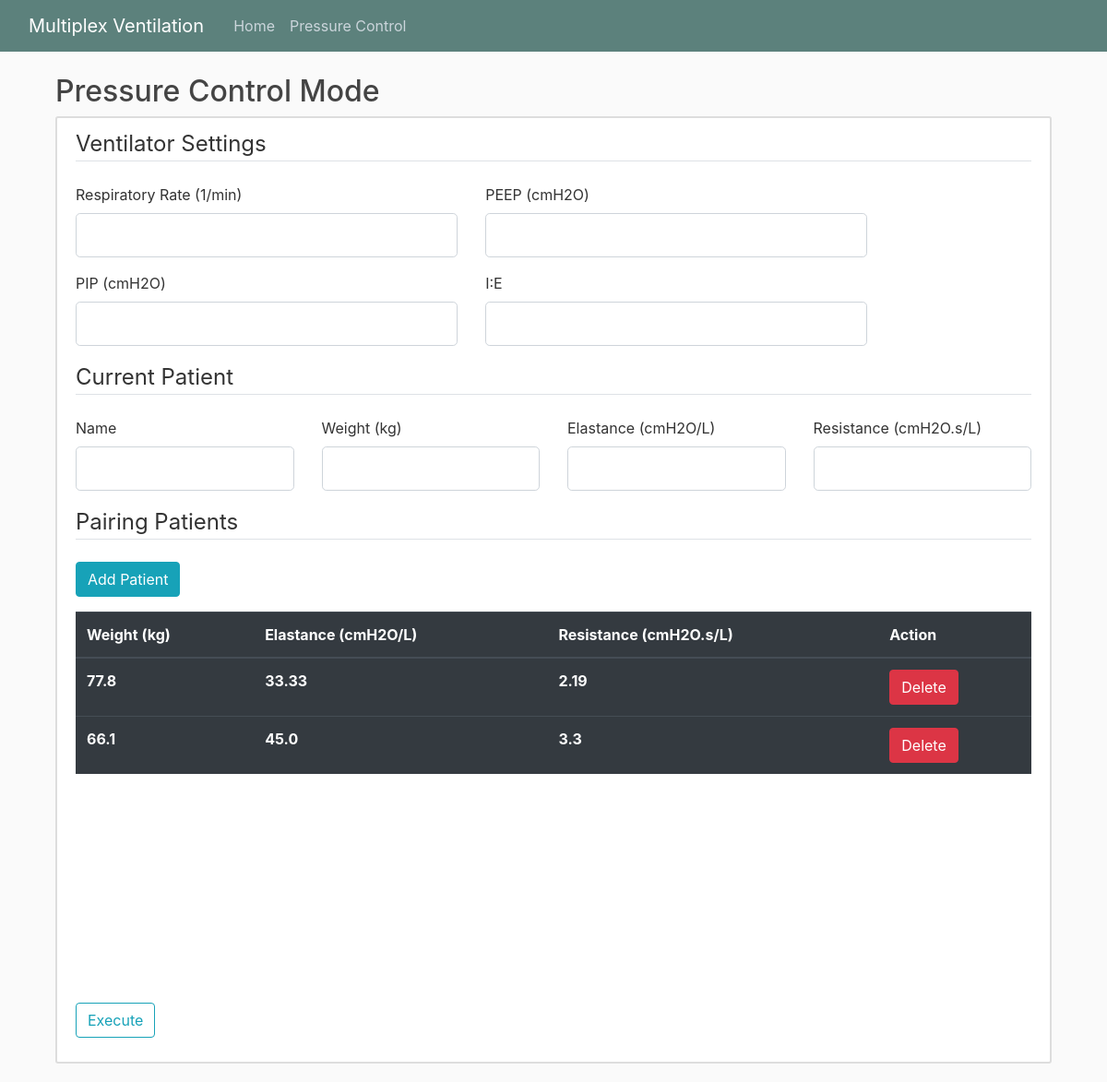
Page /pressurecontrol on the earlier database version.
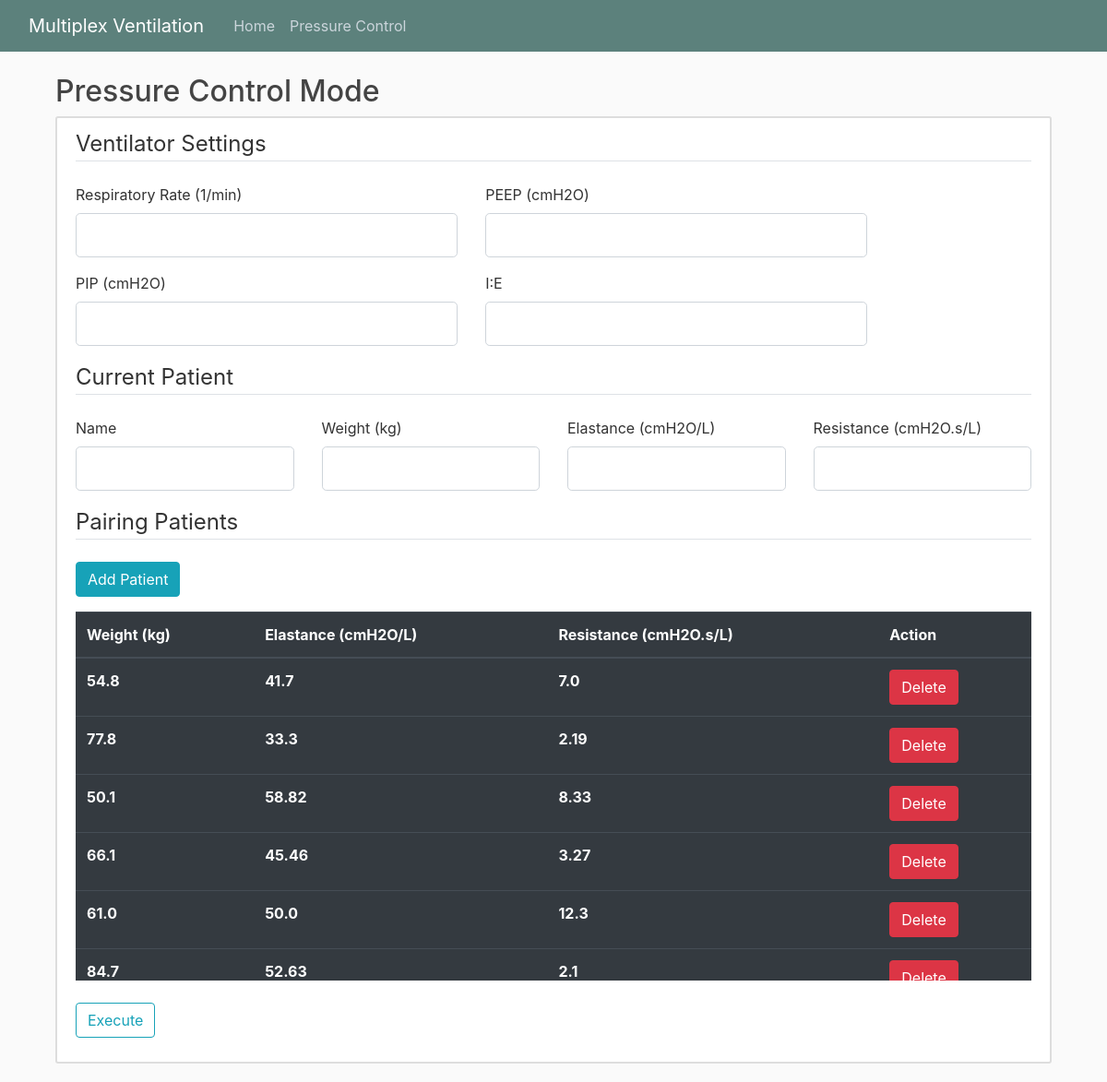
Same page on the later database version.
### multiplexventilation/models.py (models this page shows, shortened)
class CandidatePatient(db.Model):
    id = db.Column(db.Integer, primary_key=True, autoincrement=True) # Unique id for patient
    weight = db.Column(db.Float, nullable=False)
    elastance = db.Column(db.Float, nullable=False)
    resistance = db.Column(db.Float, nullable=False)

### multiplexventilation/PCmode/routes.py (the view)
@PCmode.route("/pressurecontrol", methods=['GET', 'POST'])
def pressure():
    form = PCVentilatorForm()
    candidateform = CandidatePatientForm()
    candidates_data = CandidatePatient.query.all() # Getting the data of the candidates from the database
    pairingform = PairingPatientForm()
    setting_data = PatientPC.query.get(1) # Getting the previous data of the MV setting to be overwritten by the new data
    if form.validate_on_submit():
        weight2 = []
        E2 = []
        R2 = []
        if candidates_data:
            for i in candidates_data:
                weight2.append(i.weight)
                E2.append(i.elastance)
                R2.append(i.resistance)
        else:
            weight2.append(form.weight.data)
            E2.append(form.elastance.data)
            R2.append(form.resistance.data)
        setting_data.PIP = form.PIP.data
        setting_data.PEEP = form.PEEP.data
        setting_data.RR = form.RR.data
        setting_data.I_E = form.I_E.data
        setting_data.elastance = form.elastance.data
        setting_data.resistance = form.resistance.data
        setting_data.weight = form.weight.data
        setting_data.PatientName = form.PatientName.data
        db.session.commit()
        mode = PCModel(form.weight.data, form.elastance.data, form.resistance.data,
                    form.RR.data, form.PEEP.data, form.PIP.data, form.I_E.data)
        PairMode = PCPairing(weight2, E2, R2,
                            form.RR.data, form.PEEP.data, form.PIP.data, form.I_E.data)
        P1_graph = mode.simulate()
        Pairing_graph = PairMode.simulate()
        return render_template('pressure.html', title='PC Mode', form=form, candidateform=candidateform,
                                P1_graph=Markup(P1_graph), Pairing_graph=Markup(Pairing_graph), candidates=candidates_data, pairingform = pairingform)
    else:
        return render_template('pressure.html', title='PC Mode', form=form, candidateform=candidateform, candidates=candidates_data,
                                P1_graph=False, Pairing_graph="",
                                pairingform = pairingform)

### multiplexventilation/PCmode/forms.py
class PCVentilatorForm(FlaskForm):
    RR = FloatField('Respiratory Rate (1/min)', validators=[DataRequired(), NumberRange(
        min=5, max=50, message="Please enter a number within the range of 5 to 50 ")])
    PEEP = FloatField('PEEP (cmH2O)', validators=[DataRequired()])
    PIP = FloatField('PIP (cmH2O)', validators=[DataRequired()])
    I_E = FloatField('I:E', validators=[DataRequired()])
    weight = FloatField('Weight (kg)', validators=[DataRequired(), NumberRange(
        min=2,  message="Please enter a number larger than 2 ")])
    elastance = FloatField('Elastance (cmH2O/L)', validators=[DataRequired(), NumberRange(
        min=1, max=60, message="Please enter a number within the range of 1 to 60 ")])
    resistance = FloatField('Resistance (cmH2O.s/L)', validators=[DataRequired(), NumberRange(
        min=1, max=60, message="Please enter a number within the range of 1 to 60 ")])
    PatientName = StringField('Name',
                              validators=[DataRequired(), Length(min=2, max=20)])
    submit = SubmitField('Execute')

class CandidatePatientForm(FlaskForm):
    weight2 = FloatField('Weight (kg)', validators=[DataRequired()])
    E2 = FloatField('Elastance (cmH2O/L)', validators=[DataRequired(), NumberRange(
        min=1, max=60, message="Please enter a number within the range of 1 to 60 ")])
    R2 = FloatField('Resistance (cmH2O.s/L)', validators=[DataRequired(), NumberRange(
        min=1, max=60, message="Please enter a number within the range of 1 to 60 ")])
    add = SubmitField('Add')

### multiplexventilation/templates/pressure.html (shortened to what this page needs)
{% extends "layout.html" %}
{% block content %}
    <h2>Pressure Control Mode</h2>
    <div class="row">
        <div class="col-md-12">
            <div class="content-section">
                <form method="POST" action="">
                    <fieldset class="form-group">
                        <legend class="border-bottom mb-4">Ventilator Settings</legend>
                        <div class="row">
                            <div class="col-md-5">
                                <div class="form-group">
                                    <div class="form-group">
                                        {{ form.RR.label(class="form-control-label") }}
                                        {% if form.RR.errors %}
                                            {{ form.RR(class="form-control form-control-lg is-invalid") }}
                                            <div class="invalid-feedback">
                                                {% for error in form.RR.errors %}
                                                    <span>{{ error }}</span>
                                                {% endfor %}
                                            </div>
                                        {% else %}
                                            {{ form.RR(class="form-control form-control-lg") }}
                                        {% endif %}
                                    </div>
                                </div>
                            </div>
                            <div class="col-md-5">
                                <div class="form-group">
                                    {{ form.PEEP.label(class="form-control-label") }}
                                    {% if form.PEEP.errors %}
                                        {{ form.PEEP(class="form-control form-control-lg is-invalid") }}
                                        <div class="invalid-feedback">
                                            {% for error in form.PEEP.errors %}
                                                <span>{{ error }}</span>
                                            {% endfor %}
                                        </div>
                                    {% else %}
                                        {{ form.PEEP(class="form-control form-control-lg") }}
                                    {% endif %}
                                </div>
                            </div>
                        </div>
                        <div class="row">
                            <div class="col-md-5">
                                <div class="form-group">
                                    {{ form.PIP.label(class="form-control-label") }}
                                    {% if form.PIP.errors %}
                                        {{ form.PIP(class="form-control form-control-lg is-invalid") }}
                                        <div class="invalid-feedback">
                                            {% for error in form.PIP.errors %}
                                                <span>{{ error }}</span>
                                            {% endfor %}
                                        </div>
                                    {% else %}
                                        {{ form.PIP(class="form-control form-control-lg") }}
                                    {% endif %}
                                </div>
                            </div>
                            <div class="col-md-5">
                                <div class="form-group">
                                    {{ form.I_E.label(class="form-control-label") }}
                                    {% if form.I_E.errors %}
                                        {{ form.I_E(class="form-control form-control-lg is-invalid") }}
                                        <div class="invalid-feedback">
                                            {% for error in form.I_E.errors %}
                                                <span>{{ error }}</span>
                                            {% endfor %}
                                        </div>
                                    {% else %}
                                        {{ form.I_E(class="form-control form-control-lg") }}
                                    {% endif %}
                                </div>
                            </div>
                        </div>
                        <legend class="border-bottom mb-4">Current Patient</legend>
                        <div class="row">
                            <div class="col-md-3">
                                <div class="form-group">
                                    {{ form.PatientName.label(class="form-control-label") }}
                                    {% if form.PatientName.errors %}
                                        {{ form.PatientName(class="form-control form-control-lg is-invalid") }}
                                        <div class="invalid-feedback">
                                            {% for error in form.PatientName.errors %}
                                                <span>{{ error }}</span>
                                            {% endfor %}
                                        </div>
                                    {% else %}
                                        {{ form.PatientName(class="form-control form-control-lg") }}
                                    {% endif %}
                                </div>
                            </div>
                            <div class="col-md-3">
                                <div class="form-group">
                                    {{ form.weight.label(class="form-control-label") }}
                                    {% if form.weight.errors %}
                                        {{ form.weight(class="form-control form-control-lg is-invalid") }}
                                        <div class="invalid-feedback">
                                            {% for error in form.weight.errors %}
                                                <span>{{ error }}</span>
                                            {% endfor %}
                                        </div>
                                    {% else %}
                                        {{ form.weight(class="form-control form-control-lg") }}
                                    {% endif %}
                                </div>
                            </div>
                            <div class="col-md-3">
                                <div class="form-group">
                                    {{ form.elastance.label(class="form-control-label") }}
                                    {% if form.elastance.errors %}
                                        {{ form.elastance(class="form-control form-control-lg is-invalid") }}
                                        <div class="invalid-feedback">
                                            {% for error in form.elastance.errors %}
                                                <span>{{ error }}</span>
                                            {% endfor %}
                                        </div>
                                    {% else %}
                                        {{ form.elastance(class="form-control form-control-lg") }}
                                    {% endif %}
                                </div>
                            </div>
                            <div class="col-md-3">
                                <div class="form-group">
                                    {{ form.resistance.label(class="form-control-label") }}
                                    {% if form.resistance.errors %}
                                        {{ form.resistance(class="form-control form-control-lg is-invalid") }}
                                        <div class="invalid-feedback">
                                            {% for error in form.resistance.errors %}
                                                <span>{{ error }}</span>
                                            {% endfor %}
                                        </div>
                                    {% else %}
                                        {{ form.resistance(class="form-control form-control-lg") }}
                                    {% endif %}
                                </div>
                            </div>
                        </div>
                        <legend class="border-bottom mb-4">Pairing Patients</legend>
                        <button type="button" class="btn btn-info" data-bs-toggle="modal" data-bs-target='#mymodal'>Add Patient</button>
                    </fieldset>
                    <div  class="table-wrapper-scroll-y my-custom-scrollbar">
                        <table class="table table-hover table-dark">
                            <thead>
                                <tr>
                                    <th>Weight (kg)</th>
                                    <th>Elastance (cmH2O/L)</th>
                                    <th>Resistance (cmH2O.s/L)</th>
                                    <th>Action</th>
                                </tr>
                            </thead>
                            {% for row in candidates%}
                            <div id = "candidateSection{{row.id}}">
                                <tr>
                                    <th>{{row.weight}}</th>
                                    <th>{{row.elastance}}</th>
                                    <th>{{row.resistance}}</th>
                                    <th>
                                        <a href="{{url_for("PCmode.delete_candidate", row_id=row.id)}}" onclick="return confirm('Are You Sure To Delete?')" ><button type="button" class="btn btn-danger deleteButton">Delete</button></a>
                                    </th>
                                </tr>
                            </div>
                            {% endfor %}
                        </table>
                    </div>
                    <br>
                    <div class="form-group">
                    <a id=submitButton>{{ form.submit(class="btn btn-outline-info") }}</a>
                    </div>
                </form>
            </div>
        </div>
    </div>
{% endblock content %}

### multiplexventilation/templates/layout.html (shortened to what this page needs)
<!DOCTYPE html>
<html>
<head>
    <link rel="stylesheet" href="https://stackpath.bootstrapcdn.com/bootstrap/4.4.1/css/bootstrap.min.css">
    <link rel="stylesheet" type="text/css" href="{{ url_for('static', filename='main.css') }}">
</head>
<body>
  <header class="site-header">
    <nav class="navbar navbar-expand-md navbar-dark bg-steel fixed-top">
      <div class="container-fluid">
        <a class="navbar-brand mr-4" href="/">Multiplex Ventilation</a>
        <div class="collapse navbar-collapse" id="navbarToggle">
          <div class="navbar-nav mr-auto">
            <a class="nav-item nav-link" href="{{url_for("main.home")}}">Home</a>
            <a class="nav-item nav-link" href="{{url_for("PCmode.pressure")}}">Pressure Control</a>
          </div>
        </div>
      </div>
    </nav>
  </header>
  <main role="main" class="container">
    <div class="col-md-12">
        {% block content %}{% endblock %}
</body>
</html>

### multiplexventilation/static/main.css (style rules this page uses)
body { background: #fafafa; color: #333333; margin-top: 5rem; }
h1, h2, h3, h4, h5, h6 { color: #444444; }
.bg-steel { background-color: rgb(92, 129, 124); }
.site-header .navbar-nav .nav-link { color: #cbd5db; }
.content-section { background: #ffffff; padding: 10px 20px; border: 2px solid #dddddd; border-radius: 3px; margin-bottom: 20px; }
.my-custom-scrollbar { position: relative; height: 400px; overflow: auto; }
.table-wrapper-scroll-y { display: block; }
.table thead th { position: sticky; top: 0; z-index : 1; }

Differences in the rows shown:
removed CandidatePatient: weight "77.8", elastance "33.33", resistance "2.19"
changed CandidatePatient (number 1 of 6 on the later page): weight "66.1" → "54.8"; elastance "45.0" → "41.7"; resistance "3.3" → "7.0"
added CandidatePatient: weight "77.8", elastance "33.3", resistance "2.19"
added CandidatePatient: weight "50.1", elastance "58.82", resistance "8.33"
added CandidatePatient: weight "66.1", elastance "45.46", resistance "3.27"
added CandidatePatient: weight "61.0", elastance "50.0", resistance "12.3"
added CandidatePatient: weight "84.7", elastance "52.63", resistance "2.1"
